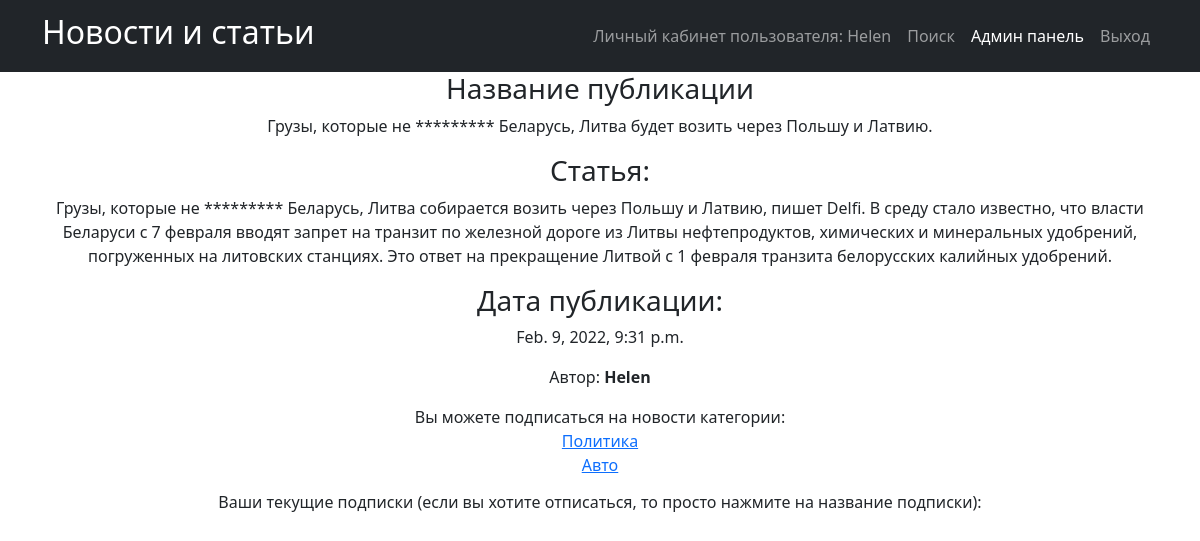
/news/3 (signed in), run on the app's committed database.
### news_portal/models.py (models this page shows, shortened)
class Post(models.Model):
    PostAuthor = models.ForeignKey(Author, on_delete=models.CASCADE)
    NEWS = 'NW'
    ARTICLE = 'AR'
    CATEGORIES = [
        ('NW', 'Новость'),
        ('AR', 'Статья')
    ]
    categoryType = models.CharField('Категория публикации', max_length=2, choices=CATEGORIES)
    pubData = models.DateTimeField('дата добавления', auto_now_add=True)
    postCategory = models.ManyToManyField(Category, through='postCategory')
    postTitle = models.CharField('название публикации', max_length=255)
    postText = models.TextField('текст публикации')
    postRating = models.SmallIntegerField('рейтинг публикации', default=0)

class Author(models.Model):
    authorUser = models.OneToOneField(User, on_delete=models.CASCADE)
    authorRating = models.IntegerField(default=0, verbose_name='authorRating')
    def __str__(self):
        return f'{self.authorUser.username}'

class Category(models.Model):
    categoryname = models.CharField('Категория', max_length=64, unique=True)
    subscribers = models.ManyToManyField(User, related_name='subscribers')

### news_portal/views.py (the view)
# urls.py: path('<int:pk>', PostDetailView.as_view(), name='post_detail'),
class PostDetailView(DetailView):
    model = Post
    template_name = 'post_detail.html'
    queryset = Post.objects.all()
    def get_context_data(self, **kwargs):
        context = super().get_context_data(**kwargs)
        id = self.kwargs.get('pk')
        categories = []
        post = Post.objects.get(pk=id)
        for cat in post.postCategory.all():
            if self.request.user in cat.subscribers.all():
                categories.append(cat)
        context['user_category'] = categories
        return context

### news_portal/templatetags/censor.py (called while the page is built)
@register.filter(name='censor')
def censor(value):
    text = value.split()
    for word in text:
        if word.lower() in CENSOR:
            value = value.replace(word, '*' * len(word))
    return value

### templates/post_detail.html (shortened to what this page needs)
{% extends 'flatpages/default.html' %}
{% load censor %}
{% block content %}
 <h3>Название публикации</h3>
    <p>{{  post.postTitle|censor }}</p>
<h3>Статья:</h3>
<p>{{ post.postText|censor }}</p>
<h3>Дата публикации:</h3>
<p>{{ post.pubData }}</p>
    <p>Автор: <b>{{ post.PostAuthor }}</b></p>
{% if request.user.is_authenticated %}
        <p>
            Вы можете подписаться на новости категории:
            {% for category in post.postCategory.all %}
                {% if not category in user_category %}
                    <a href="{% url 'subscribe' category.pk %}"><br>{{ category.categoryname }}</a>
                {% else %}
                    <br>{{ category.categoryname }}
                {% endif %}
            {% endfor %}
          <h6>Ваши текущие подписки (если вы хотите отписаться, то просто нажмите на название подписки):</h6>
</p>
{% endif %}
{% endblock content %}

### templates/flatpages/default.html (shortened to what this page needs)
<!DOCTYPE html>
<html lang="en">
    <head>
        {% load static %}
        <link href="{% static 'css/styles.css' %}" rel="stylesheet" />
    </head>
    <body>
        <nav class="navbar navbar-expand-lg navbar-dark bg-dark">
            <div class="container">
                <a class="navbar-brand" href=/news/><h2>Новости и статьи</h2></a>
                <div class="collapse navbar-collapse" id="navbarSupportedContent">
                    <ul class="navbar-nav ms-auto mb-2 mb-lg-0">
                        <li class="nav-item"><a class="nav-link" href=http://127.0.0.1:8000>Личный кабинет пользователя: {{request.user.username}}</a></li>
                        <li class="nav-item"><a class="nav-link" href=/news/search/>Поиск</a></li>
                        <li class="nav-item"><a class="nav-link active" aria-current="page" href=/admin/>Админ панель</a></li>
                        <li class="nav-item"><a class="nav-link" href=/sign/logout/>Выход</a></li>
                            </ul>
                </div>
            </div>
        </nav>
        <div class="container">
           <div class="row">
               <div class="col-lg-12 text-center">
                   {% block content %}{% endblock content %}
               </div>
           </div>
        </div>
    </body>
</html>

### data on the page
Post: postTitle|censor "Грузы, которые не ********* Беларусь, Литва будет возить через Польшу и Латвию.", postText|censor "Грузы, которые не ********* Беларусь, Литва собирается возить через Польшу и Латвию, пишет Delfi. В среду стало известно, что власти Беларуси с 7 февраля вводят запрет на транзит по железной дороге из Литвы нефтепродуктов, химических и минеральных удобрений, погруженных на литовских станциях. Это ответ на прекращение Литвой с 1 февраля транзита белорусских калийных удобрений.", pubData "Feb. 9, 2022, 9:31 p.m.", PostAuthor "Helen"
Category: categoryname "Политика"
Category: categoryname "Авто"

### other printed values
{{ request.user.username }} "Helen"
